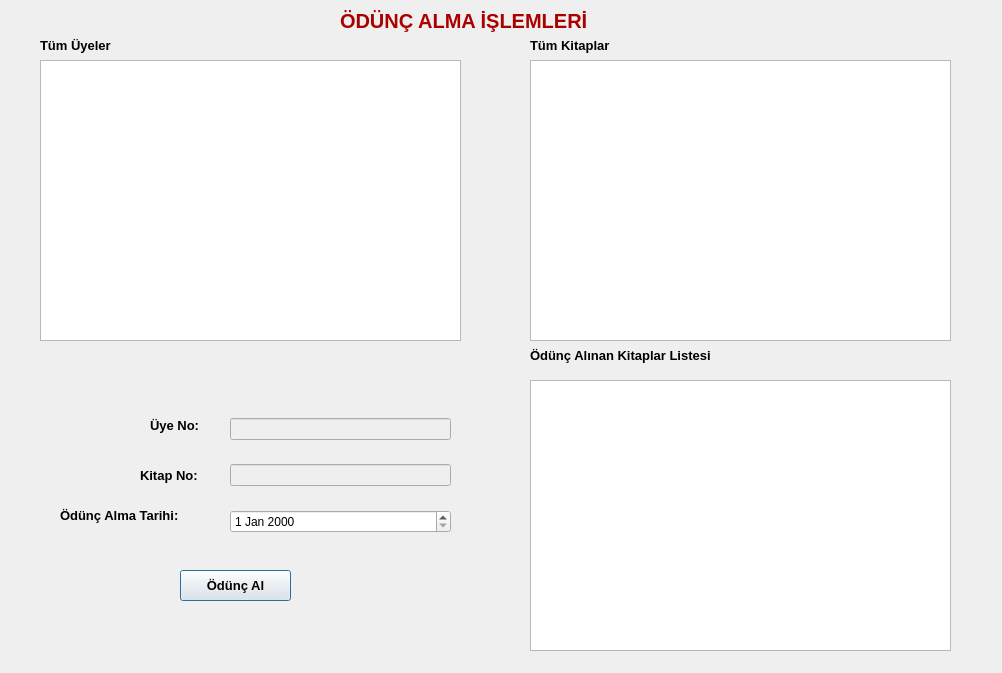
<?xml version="1.0" encoding="UTF-8"?>
<ui version="4.0">
 <class>odunc_alma</class>
 <widget class="QDialog" name="odunc_alma">
  <property name="geometry">
   <rect>
    <x>0</x>
    <y>0</y>
    <width>1002</width>
    <height>673</height>
   </rect>
  </property>
  <property name="windowTitle">
   <string>Dialog</string>
  </property>
  <widget class="QLabel" name="label_5">
   <property name="geometry">
    <rect>
     <x>150</x>
     <y>410</y>
     <width>71</width>
     <height>31</height>
    </rect>
   </property>
   <property name="font">
    <font>
     <pointsize>10</pointsize>
     <bold>true</bold>
    </font>
   </property>
   <property name="text">
    <string>Üye No:</string>
   </property>
  </widget>
  <widget class="QLabel" name="label_6">
   <property name="geometry">
    <rect>
     <x>140</x>
     <y>460</y>
     <width>91</width>
     <height>31</height>
    </rect>
   </property>
   <property name="font">
    <font>
     <pointsize>10</pointsize>
     <bold>true</bold>
    </font>
   </property>
   <property name="text">
    <string>Kitap No:</string>
   </property>
  </widget>
  <widget class="QLabel" name="label_7">
   <property name="geometry">
    <rect>
     <x>60</x>
     <y>500</y>
     <width>181</width>
     <height>31</height>
    </rect>
   </property>
   <property name="font">
    <font>
     <pointsize>10</pointsize>
     <bold>true</bold>
    </font>
   </property>
   <property name="text">
    <string>Ödünç Alma Tarihi:</string>
   </property>
  </widget>
  <widget class="QLabel" name="label_3">
   <property name="geometry">
    <rect>
     <x>530</x>
     <y>30</y>
     <width>161</width>
     <height>31</height>
    </rect>
   </property>
   <property name="font">
    <font>
     <pointsize>10</pointsize>
     <bold>true</bold>
    </font>
   </property>
   <property name="text">
    <string>Tüm Kitaplar</string>
   </property>
  </widget>
  <widget class="QWidget" name="layoutWidget">
   <property name="geometry">
    <rect>
     <x>230</x>
     <y>400</y>
     <width>221</width>
     <height>151</height>
    </rect>
   </property>
   <layout class="QVBoxLayout" name="verticalLayout">
    <item>
     <widget class="QLineEdit" name="uye_no">
      <property name="enabled">
       <bool>false</bool>
      </property>
     </widget>
    </item>
    <item>
     <widget class="QLineEdit" name="kitap_no">
      <property name="enabled">
       <bool>false</bool>
      </property>
     </widget>
    </item>
    <item>
     <widget class="QDateEdit" name="dateEdit"/>
    </item>
   </layout>
  </widget>
  <widget class="QLabel" name="label_4">
   <property name="geometry">
    <rect>
     <x>530</x>
     <y>340</y>
     <width>261</width>
     <height>31</height>
    </rect>
   </property>
   <property name="font">
    <font>
     <pointsize>10</pointsize>
     <bold>true</bold>
    </font>
   </property>
   <property name="text">
    <string>Ödünç Alınan Kitaplar Listesi</string>
   </property>
  </widget>
  <widget class="QTableView" name="kitaplar_tw">
   <property name="geometry">
    <rect>
     <x>530</x>
     <y>60</y>
     <width>421</width>
     <height>281</height>
    </rect>
   </property>
  </widget>
  <widget class="QPushButton" name="odunc_al">
   <property name="geometry">
    <rect>
     <x>180</x>
     <y>570</y>
     <width>111</width>
     <height>31</height>
    </rect>
   </property>
   <property name="font">
    <font>
     <pointsize>10</pointsize>
     <bold>true</bold>
    </font>
   </property>
   <property name="text">
    <string>Ödünç Al</string>
   </property>
  </widget>
  <widget class="QTableView" name="odunc_tw">
   <property name="geometry">
    <rect>
     <x>530</x>
     <y>380</y>
     <width>421</width>
     <height>271</height>
    </rect>
   </property>
  </widget>
  <widget class="QLabel" name="label">
   <property name="geometry">
    <rect>
     <x>340</x>
     <y>-10</y>
     <width>421</width>
     <height>61</height>
    </rect>
   </property>
   <property name="palette">
    <palette>
     <active>
      <colorrole role="WindowText">
       <brush brushstyle="SolidPattern">
        <color alpha="255">
         <red>170</red>
         <green>0</green>
         <blue>0</blue>
        </color>
       </brush>
      </colorrole>
     </active>
     <inactive>
      <colorrole role="WindowText">
       <brush brushstyle="SolidPattern">
        <color alpha="255">
         <red>170</red>
         <green>0</green>
         <blue>0</blue>
        </color>
       </brush>
      </colorrole>
     </inactive>
     <disabled/>
    </palette>
   </property>
   <property name="font">
    <font>
     <pointsize>15</pointsize>
     <bold>true</bold>
    </font>
   </property>
   <property name="text">
    <string>ÖDÜNÇ ALMA İŞLEMLERİ</string>
   </property>
  </widget>
  <widget class="QTableView" name="uyeler_tw">
   <property name="geometry">
    <rect>
     <x>40</x>
     <y>60</y>
     <width>421</width>
     <height>281</height>
    </rect>
   </property>
  </widget>
  <widget class="QLabel" name="label_2">
   <property name="geometry">
    <rect>
     <x>40</x>
     <y>30</y>
     <width>101</width>
     <height>31</height>
    </rect>
   </property>
   <property name="font">
    <font>
     <pointsize>10</pointsize>
     <bold>true</bold>
    </font>
   </property>
   <property name="text">
    <string>Tüm Üyeler</string>
   </property>
  </widget>
 </widget>
 <resources/>
 <connections/>
</ui>
